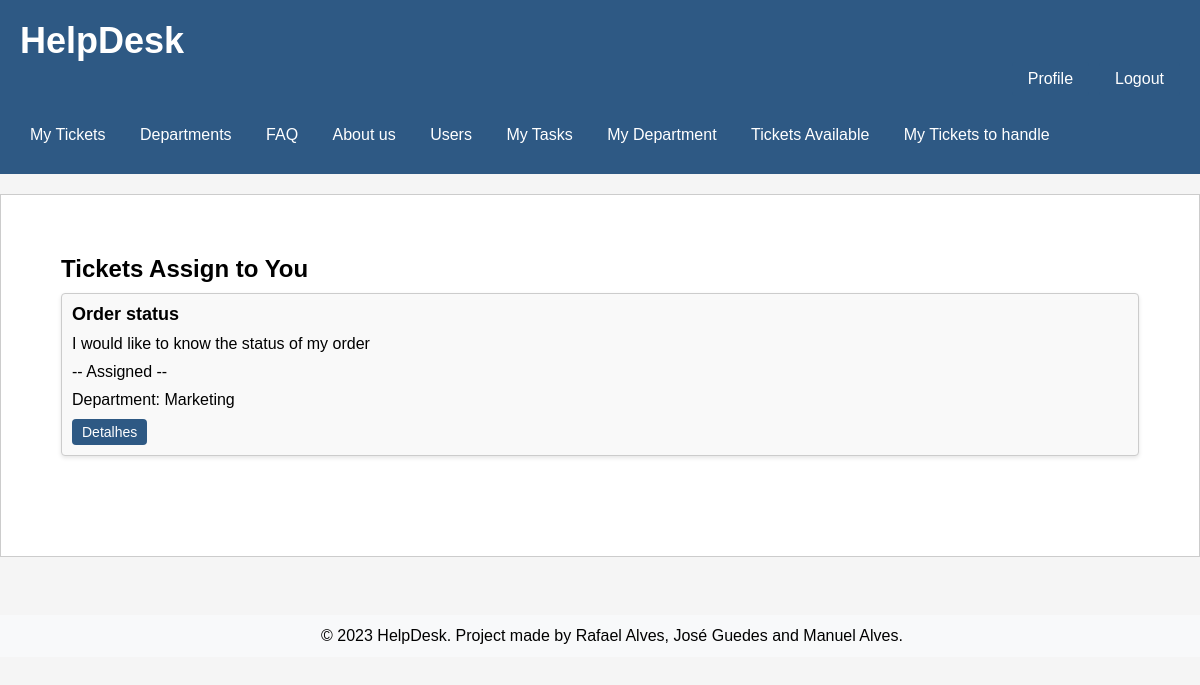
Page /pages/ticketsToHandle.php (signed in) on the committed database.
### tables this page shows
CREATE TABLE Ticket (
    id INTEGER PRIMARY KEY AUTOINCREMENT,
    title varchar(255) NOT NULL UNIQUE,
    description VARCHAR(255) NOT NULL,
    ticket_status VARCHAR (10)  NOT NULL DEFAULT 'Open' CHECK (ticket_status IN ('Open', 'Assigned', 'Closed')),
    created_at TIMESTAMP NOT NULL DEFAULT CURRENT_TIMESTAMP,
    updated_at TIMESTAMP NOT NULL DEFAULT CURRENT_TIMESTAMP,
    id_user INTEGER, /* id do client que criou o ticket */
    id_agent INTEGER DEFAULT NULL, /* id do agent que está a tratar do ticket */
    id_department INTEGER, /* id do department do ticket */
    CONSTRAINT current_edit_date_ck CHECK (created_at <= updated_at),
    CONSTRAINT id_usertFK FOREIGN KEY(id_user) REFERENCES User(id),
    CONSTRAINT id_agentFK FOREIGN KEY(id_agent) REFERENCES User(id),
    CONSTRAINT id_departmentFK FOREIGN KEY(id_department) REFERENCES Department(id)
);

CREATE TABLE Department (
    id INTEGER PRIMARY KEY AUTOINCREMENT,
    name varchar(255) NOT NULL UNIQUE,
    created_at TIMESTAMP NOT NULL DEFAULT CURRENT_TIMESTAMP
);

### utils/session.php (called while the page is built, shortened)
<?php
   function getUserID() {
       if(isset($_SESSION['userID'])) {
            return $_SESSION['userID'];
       } else {
           return null;
       }
   }
?>

### database/ticket.class.php (called while the page is built, shortened)
<?php
  class Ticket {
static function getTicketsAgent(PDO $db, int $id_agent){
  $stmt = $db->prepare('
    SELECT id, title, description, id_department, ticket_status
    FROM Ticket
    WHERE id_agent = ?
    ORDER by updated_at desc
  ');
  $stmt->execute(array($id_agent));
  $row = $stmt->fetchAll(PDO::FETCH_ASSOC);
  return $row;
}
  }
?>

### actions/getAgent_tickets.php (called while the page is built, shortened)
<?php
require_once(__DIR__ . '/../database/connection.db.php');
require_once(__DIR__ . '/../database/ticket.class.php');
$tickets = Ticket::getTicketsAgent($dbh, getUserID());
?>

### database/department.class.php (called while the page is built, shortened)
<?php
  class Department {
    static function getName($id) {
      global $dbh;
      try {
        $stmt = $dbh->prepare('SELECT name FROM Department WHERE id = ?');
        $stmt->execute(array($id));
        if($row = $stmt->fetch()){
          return $row['name'];
        }
      }catch(PDOException $e) {
        return -1;
      }
    }
  }
?>

### pages/ticketsToHandle.php (the view, shortened to what this page needs)
<?php
  require_once(__DIR__ . '/../templates/header.tpl.php');
  require_once(__DIR__ . '/../templates/footer.tpl.php');
?>
  <section class="tickets">
      <h2>Tickets Assign to You </h2>
      <ul>
        <?php
        require_once(__DIR__ . '/../actions/getAgent_tickets.php');
        for($i = 0; $i < count($tickets); $i++) {
        include_once("../database/department.class.php");
        $depart = Department::getName($tickets[$i]['id_department']);
        ?>
        <li>
          <div class="ticket" id="<?=$tickets[$i]['id']?>">
            <h3> <?=$tickets[$i]['title']?></h3>
            <p> <?=$tickets[$i]['description']?> </p>
            <p>-- <?=$tickets[$i]['ticket_status']?> --</p>
            <p> Department: <?=$depart?> </p>
            <a href="../pages/detailTicket.php?id=<?=$tickets[$i]['id']?>" class="button">Detalhes</a>
          </div>
        </li>
        <?php } ?>
      </ul>
    </section>

### css/style.css (style rules this page uses)
body { position: relative; margin: 0; padding: 0; font-family: Arial, sans-serif; background-color: #f5f5f5; min-height: 100%; padding-bottom: 5rem; }
.tickets { margin: 40px; margin-bottom: 20px; margin-top: 20px; }
h2 { font-size: 24px; margin: 0 0 10px; }
ul { list-style-type: none; padding: 0; margin: 0; margin-bottom: 20px; }
.ticket { background-color: #f5f5f5; border-radius: 4px; box-shadow: 0 2px 4px rgba(0, 0, 0, 0.1); padding: 10px; margin-bottom: 20px; }
.ticket h3 { margin: 0 0 10px; font-size: 18px; margin-bottom: 5px; }
.ticket p { margin: 0 0 20px; margin-bottom: 5px; }
.button { display: inline-block; padding: 10px 20px; background-color: #2E5984; color: #fff; text-decoration: none; border-radius: 4px; transition: background-color 0.3s ease; }
.ticket a.button { display: inline-block; padding: 10px 20px; background-color: #2E5984; color: #fff; text-decoration: none; border-radius: 4px; transition: background-color 0.3s ease; }
h3 { margin-top: 5%; }
p { margin: 0 0 20px; }
h2:last-of-type { margin-top: 40px; }
li { margin-bottom: 10px; }
h3 { margin-top: 0; }
div:first-of-type { background: #fff; }
.tickets h2 { font-size: 24px; margin-bottom: 10px; }
.tickets .button { padding: 8px 16px; background-color: #2E5984; color: white; border: none; text-decoration: none; }
.tickets ul { list-style-type: none; padding: 0; }
.tickets li { margin-bottom: 20px; }
.tickets .ticket { background-color: #f9f9f9; padding: 10px; border: 1px solid #ccc; }
.tickets .ticket h3 { font-size: 18px; margin: 0; }
.tickets .ticket p { margin: 10px 0; }
.tickets ul { list-style: none; padding: 0; }
.ticket a.button { background-color: #2E5984; color: white; border: none; padding: 5px 10px; font-size: 14px; border-radius: 4px; text-decoration: none; }

### rows in the picture
ticket: title "Order status", description "I would like to know the status of my order", ticket_status "Assigned", id_department.name "Marketing"
